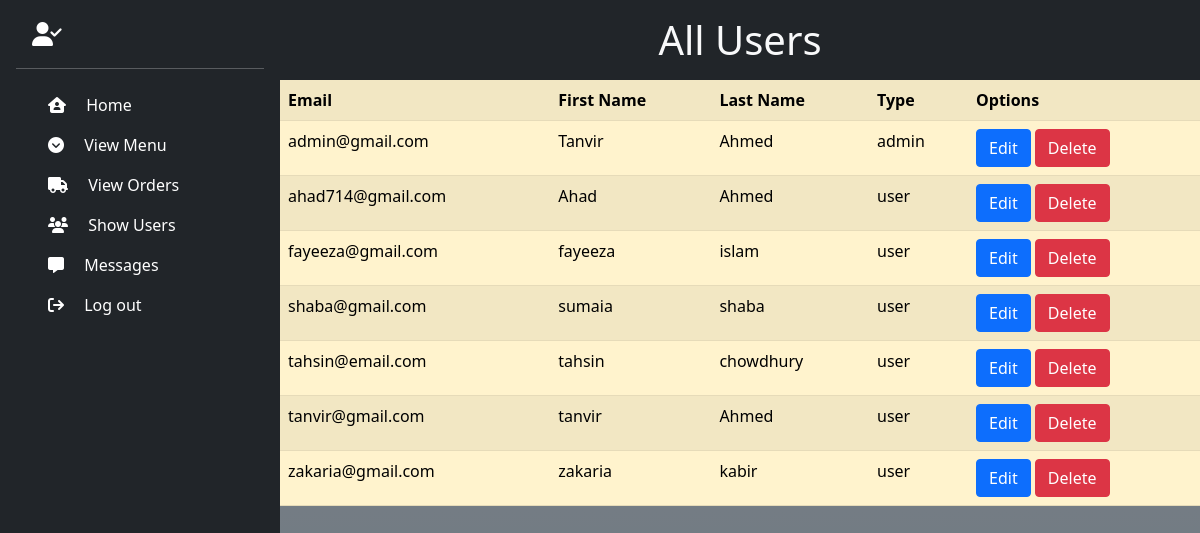
The app's page /showUser.php with its own data.
### tables this page shows
CREATE TABLE `user_table` (
  `email` varchar(100) NOT NULL,
  `fname` varchar(70) NOT NULL,
  `lname` varchar(30) NOT NULL,
  `password` varchar(50) NOT NULL,
  `type` varchar(10) NOT NULL
);

### showUser.php (the view, shortened to what this page needs)
<!DOCTYPE html>
<html lang="en">
<head>
    <link href="https://cdn.jsdelivr.net/npm/bootstrap@5.0.2/dist/css/bootstrap.min.css" rel="stylesheet">
</head>
<body class ="bg-secondary bg-gradient">
<div class="container-fluid d-flex p-0">
<?php include "sidebar.php";?>
<form action='' method = 'post' class="w-100">
<h1 class="text-center bg-dark text-light m-0 p-3">All Users</h1>
<table class = "table table-warning table-striped table-hover">
  <?php
  echo"<tr>
  <th>Email</th>
  <th>First Name </th>
  <th>Last Name</th>
  <th>Type</th>
  <th>Options</th>
</tr>";
 include "connect.php";
  $sql = "SELECT * FROM user_table";
  $result = mysqli_query($con, $sql);
  if (mysqli_num_rows($result) > 0) {
    while($row = mysqli_fetch_assoc($result)) {
        $id = $row['email'];
      echo "<tr><td>".$row['email']. "</td><td>". $row["fname"]. "</td><td>". $row["lname"]."</td><td>".$row["type"]."</td>
      <td>
      <button type = 'submit'  name ='edit' value = $id class='btn btn-primary' data-bs-toggle='modal' data-bs-target='#mod'>Edit</button>
      <button type = 'submit' name ='delete' value = $id class='btn btn-danger'>Delete</button>
      </td>
      </tr>";
    }
  }
  ?>
  </table>
  </form>
  </div>
</body>
</html>

### records on screen
user_table: email "admin@gmail.com", fname "Tanvir", lname "Ahmed", type "admin"
user_table: email "ahad714@gmail.com", fname "Ahad", lname "Ahmed", type "user"
user_table: email "fayeeza@gmail.com", fname "fayeeza", lname "islam", type "user"
user_table: email "shaba@gmail.com", fname "sumaia", lname "shaba", type "user"
user_table: email "tahsin@email.com", fname "tahsin", lname "chowdhury", type "user"
user_table: email "tanvir@gmail.com", fname "tanvir", lname "Ahmed", type "user"
user_table: email "zakaria@gmail.com", fname "zakaria", lname "kabir", type "user"
